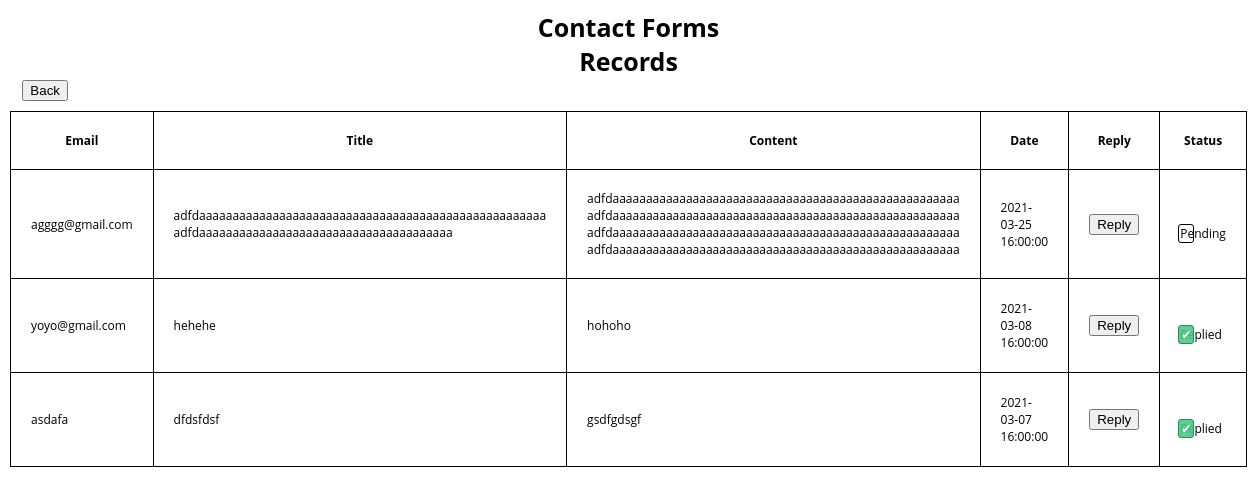
/adminContact.php (signed in), run on the app's committed database.
### tables this page shows
CREATE TABLE IF NOT EXISTS `contact` (
  `id` int(11) NOT NULL AUTO_INCREMENT,
  `email` varchar(125) NOT NULL,
  `title` varchar(100) NOT NULL,
  `content` longtext NOT NULL,
  `date` timestamp NOT NULL DEFAULT CURRENT_TIMESTAMP,
  `status` tinyint(1) NOT NULL,
  PRIMARY KEY (`id`)
);

### adminContact.php (the view, shortened to what this page needs)
<!DOCTYPE html>
<html>
<head>
    <link rel="stylesheet" href="style.css">
</head>
<body>
    <div class="admin_function">
        <h2>Contact Forms<br>Records</h2>
        <?php
        include("database.php");
        $result = $conn->query("SELECT * from contact ORDER BY date DESC");
        while ($row = $result->fetch_assoc()) {
            $contacts[] = $row;
        }
        ?>
        <button style="position: relative; left:1%" onclick="location.href='adminDashboard.php'">Back</button>
        <table class="admin_table table_center">
            <tr>
                <th>Email</th>
                <th>Title</th>
                <th>Content</th>
                <th>Date</th>
                <th>Reply</th>
                <th>Status</th>
            </tr>
            <?php
            foreach ($contacts as $contact) {
                $count++; ?>
            <tr>
                <td>
                    <?php echo $contact["email"]; ?>
                </td>
                <td>
                    <?php echo $contact["title"]; ?>
                </td>
                <td>
                    <?php echo $contact["content"]; ?>
                </td>
                <td style="width: 65px;">
                    <?php echo $contact["date"]; ?>
                </td>
                <td>
                    <a href=" mailto:<?php echo $contact['email']; ?>"><button>Reply</button></a>
                </td>
                <td style="width: 65px">
                    <form action="edit.php" method="post">
                        <label for="status" class="label_status">Pending</label>
                    </form>
                </td>
            </tr>
            <?php } ?>
        </table>
    </div>
</body>
</html>

### style.css (style rules this page uses)
* { margin: 0; }
body { background-color: var(--primary-background); font-family: "Open Sans", sans-serif; width:100%; }
h2 { text-align: left; margin-top: 2%; margin-left: 10.6%; font-weight: bold; font-size: 25px; }
div.admin_function { margin: 10px 10px; }
div.admin_function h2 { position: relative; margin:auto; text-align: center; }
table.table_center { margin: 10px auto; border-collapse:collapse; }
table.admin_table th, table.admin_table td { border: 1px solid black; padding: 20px; font-size: 12px; }
input[type="checkbox"].admin_contact_checked + label { position: relative; top: 10px; }
input[type="checkbox"].admin_contact_checked + label::after { content:"\2714"; display: inline-block; position: relative; bottom: 18px; right: 2px; border: 1px solid black; border-radius: 3px; padding: 0px 2px; color: transparent; }
input[type=checkbox]:checked:disabled + label::after { background-color: rgba(70, 202, 129, 0.89); border-color: seagreen; color:white; }
html { scroll-behavior: smooth; }

### data on the page
contact: email "agggg@gmail.com", title "adfdaaaaaaaaaaaaaaaaaaaaaaaaaaaaaaaaaaaaaaaaaaaaaaaaaaaa adfdaaaaaaaaaaaaaaaaaaaaaaaaaaaaaaaaaaaaaa", content "adfdaaaaaaaaaaaaaaaaaaaaaaaaaaaaaaaaaaaaaaaaaaaaaaaaaaaa adfdaaaaaaaaaaaaaaaaaaaaaaaaaaaaaaaaaaaaaaaaaaaaaaaaaaaa adfdaaaaaaaaaaaaaaaaaaaaaaaaaaaaaaaaaaaaaaaaaaaaaaaaaaaa adfdaaaaaaaaaaaaaaaaaaaaaaaaaaaaaaaaaaaaaaaaaaaaaaaaaaaa", date "2021-03-25 16:00:00"
contact: email "yoyo@gmail.com", title "hehehe", content "hohoho", date "2021-03-08 16:00:00"
contact: email "asdafa", title "dfdsfdsf", content "gsdfgdsgf", date "2021-03-07 16:00:00"
